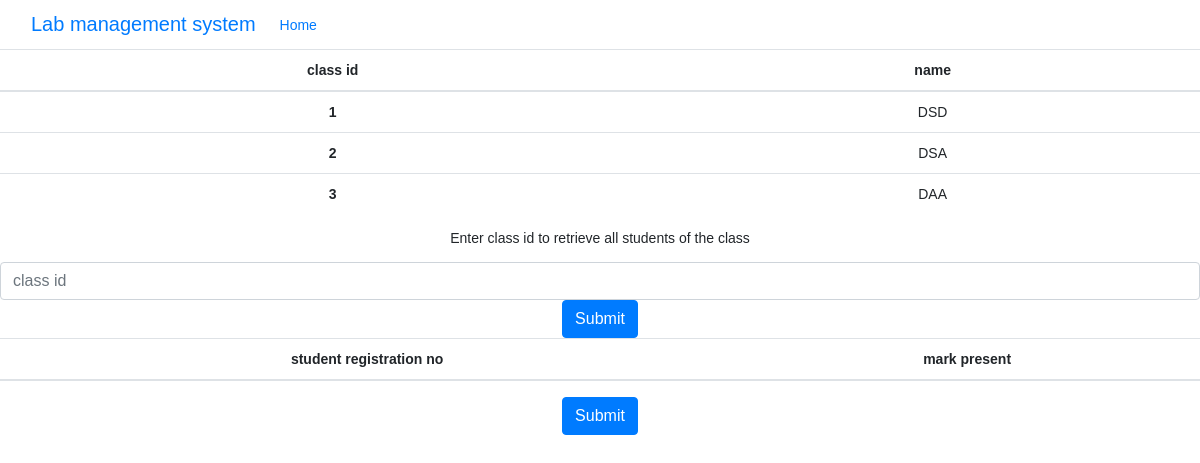
Page /YatinBackend/faculty/attendance.php (signed in) on the committed database.
### tables this page shows
CREATE TABLE `classes` (
  `class_id` int(11) NOT NULL,
  `name` varchar(255) NOT NULL
);

### YatinBackend/faculty/attendance.php (the view, shortened to what this page needs)
<?php
require_once "config.php";
?>
<!DOCTYPE html>
<html lang="en">
<head>
    <link rel="stylesheet" href="https://stackpath.bootstrapcdn.com/bootstrap/4.5.2/css/bootstrap.min.css">
</head>
<body>
<nav class="navbar navbar-expand-lg bg-body-tertiary">
  <div class="container-fluid">
    <a class="navbar-brand" href="#">Lab management system</a>
    <div class="collapse navbar-collapse" id="navbarSupportedContent">
      <ul class="navbar-nav me-auto mb-2 mb-lg-0">
        <li class="nav-item">
          <a class="nav-link active" aria-current="page" href="..\welcome.php">Home</a>
        </li>
        </ul>
      </div>
  </div>
</nav>
 <form method="post">
 <table class="table">
  <thead>
    <tr>
      <th scope="col">class id</th>
      <th scope="col">name</th>
    </tr>
  </thead>
  <tbody>
    <?php
    $sql1 = "SELECT * FROM classes";
    $query1 = mysqli_query($link,$sql1);
    if($query1)
    {
        while($row = mysqli_fetch_assoc($query1))
        {
            $id =$row['class_id'];
            $name = $row['name'];
            echo '<tr>
            <th scope="row">'.$id.'</th>
            <td>'.$name.'</td>
          </tr>';
        }
    }
    ?>
  </tbody>
</table>
    <p>Enter class id to retrieve all students of the class</p>
 <input type="text" name = "classid" class="form-control" placeholder="class id" aria-label="class id" aria-describedby="basic-addon1">
 <button type="submit" class="btn btn-primary" name="submit">Submit</button>
<table class="table">
  <thead>
    <tr>
      <th scope="col">student registration no</th>
      <th scope="col">mark present </th>
    </tr>
  </thead>
</table>
<button type="submit" class="btn btn-primary" name="submit1">Submit</button>
</form>
</body>
</html>

### YatinBackend/faculty/attendance.php (style rules this page uses)
body { font: 14px sans-serif; text-align: center; }

### rows in the picture
classes: class_id "1", name "DSD"
classes: class_id "2", name "DSA"
classes: class_id "3", name "DAA"
